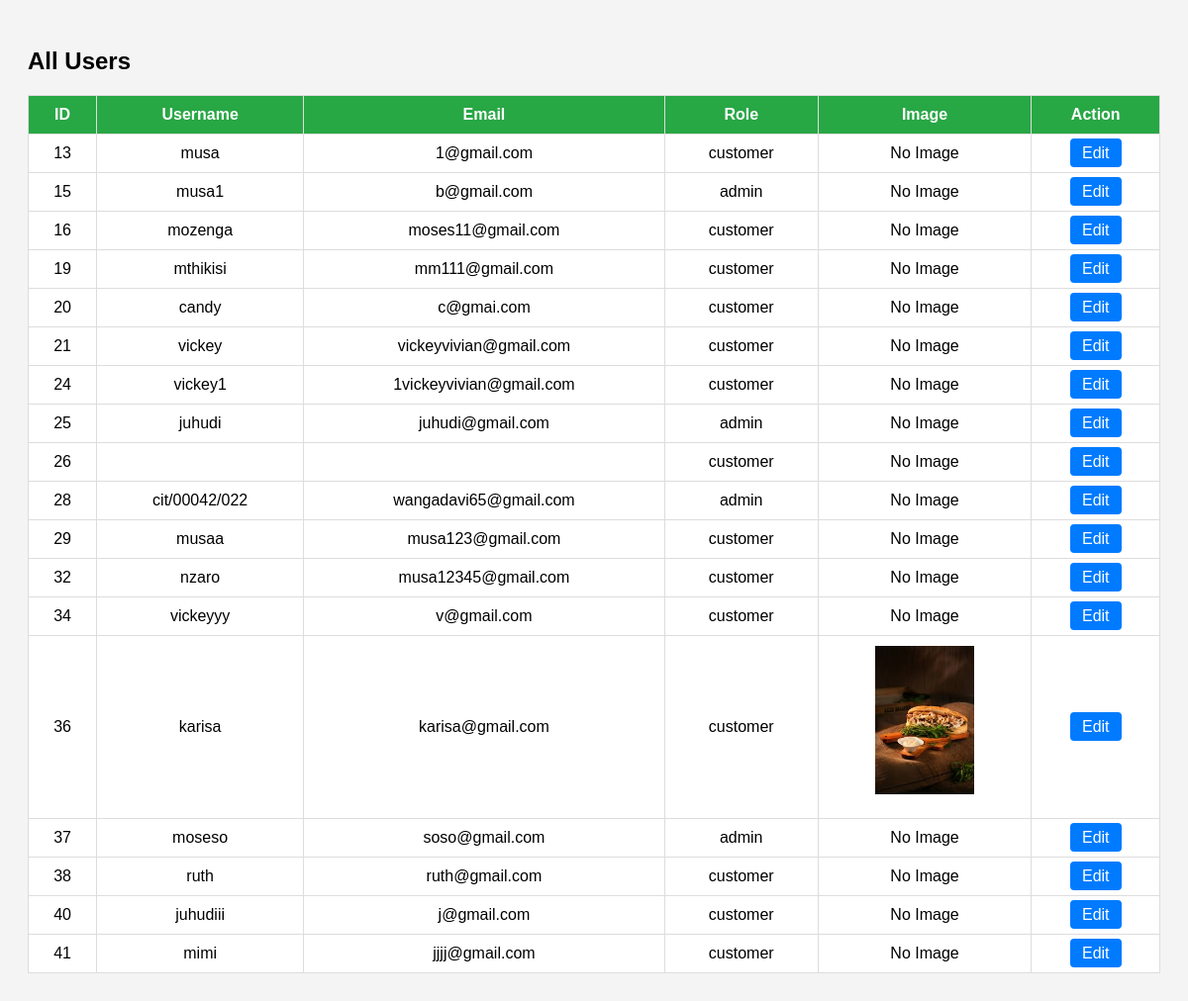
The page /edit_user.php on the database its author committed.
### tables this page shows
CREATE TABLE `users` (
  `id` int(11) NOT NULL,
  `username` varchar(100) DEFAULT NULL,
  `full_name` varchar(100) NOT NULL,
  `email` varchar(100) NOT NULL,
  `password` varchar(255) NOT NULL,
  `phone` varchar(20) DEFAULT NULL,
  `role` enum('customer','admin') DEFAULT 'customer',
  `created_at` timestamp NOT NULL DEFAULT current_timestamp(),
  `profile_image` varchar(255) DEFAULT NULL
);

### edit_user.php (the view, shortened to what this page needs)
<?php
include 'db_connect.php';
$users = mysqli_query($conn, "SELECT * FROM users");
?>
<!DOCTYPE html>
<html>
<head>
</head>
<body>
<h2>All Users</h2>
<table>
    <tr>
        <th>ID</th>
        <th>Username</th>
        <th>Email</th>
        <th>Role</th>
        <th>Image</th>
        <th>Action</th>
    </tr>
    <?php while ($user = mysqli_fetch_assoc($users)): ?>
        <tr>
            <td><?= $user['id'] ?></td>
            <td><?= htmlspecialchars($user['username']) ?></td>
            <td><?= htmlspecialchars($user['email']) ?></td>
            <td><?= htmlspecialchars($user['role']) ?></td>
            <td>
                <?php if (!empty($user['profile_image'])): ?>
                    <img src="images/<?= htmlspecialchars($user['profile_image']) ?>" alt="Profile">
                <?php else: ?>
                    No Image
                <?php endif; ?>
            </td>
            <td><a class="btn-edit" href="edit_user.php?edit_id=<?= $user['id'] ?>#edit-form">Edit</a></td>
        </tr>
    <?php endwhile; ?>
</table>
</body>
</html>

### edit_user.php (style rules this page uses)
body { font-family: Arial, sans-serif; padding: 20px; background-color: #f4f4f4; }
table { width: 100%; border-collapse: collapse; margin-bottom: 30px; background: white; }
th, td { border: 1px solid #ddd; padding: 10px; text-align: center; }
th { background-color: #28a745; color: white; }
img { max-width: 100px; margin-bottom: 10px; }
.btn-edit { padding: 6px 12px; background-color: #007bff; color: white; border: none; text-decoration: none; border-radius: 4px; }

### rows shown on the page
users: id "13", username "musa", email "1@gmail.com", role "customer", shows "No Image"
users: id "15", username "musa1", email "b@gmail.com", role "admin", shows "No Image"
users: id "16", username "mozenga", email "moses11@gmail.com", role "customer", shows "No Image"
users: id "19", username "mthikisi", email "mm111@gmail.com", role "customer", shows "No Image"
users: id "20", username "candy", email "c@gmai.com", role "customer", shows "No Image"
users: id "21", username "vickey", email "vickeyvivian@gmail.com", role "customer", shows "No Image"
users: id "24", username "vickey1", email "1vickeyvivian@gmail.com", role "customer", shows "No Image"
users: id "25", username "juhudi", email "juhudi@gmail.com", role "admin", shows "No Image"
users: id "26", role "customer", shows "No Image"
users: id "28", username "cit/00042/022", email "wangadavi65@gmail.com", role "admin", shows "No Image"
users: id "29", username "musaa", email "musa123@gmail.com", role "customer", shows "No Image"
users: id "32", username "nzaro", email "musa12345@gmail.com", role "customer", shows "No Image"
users: id "34", username "vickeyyy", email "v@gmail.com", role "customer", shows "No Image"
users: id "36", username "karisa", email "karisa@gmail.com", role "customer", profile_image (picture)
users: id "37", username "moseso", email "soso@gmail.com", role "admin", shows "No Image"
users: id "38", username "ruth", email "ruth@gmail.com", role "customer", shows "No Image"
users: id "40", username "juhudiii", email "j@gmail.com", role "customer", shows "No Image"
users: id "41", username "mimi", email "jjjj@gmail.com", role "customer", shows "No Image"
